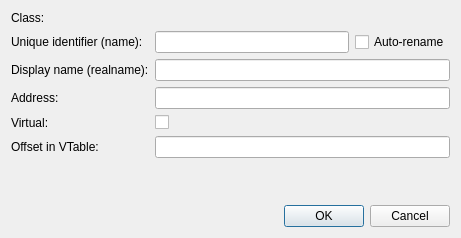
<?xml version="1.0" encoding="UTF-8"?>
<ui version="4.0">
 <class>EditMethodDialog</class>
 <widget class="QDialog" name="EditMethodDialog">
  <property name="windowModality">
   <enum>Qt::NonModal</enum>
  </property>
  <property name="geometry">
   <rect>
    <x>0</x>
    <y>0</y>
    <width>461</width>
    <height>238</height>
   </rect>
  </property>
  <property name="windowTitle">
   <string notr="true">Method</string>
  </property>
  <layout class="QVBoxLayout" name="verticalLayout">
   <item>
    <layout class="QFormLayout" name="formLayout">
     <item row="0" column="0">
      <widget class="QLabel" name="label">
       <property name="text">
        <string>Class:</string>
       </property>
      </widget>
     </item>
     <item row="1" column="0">
      <widget class="QLabel" name="nameLabel">
       <property name="text">
        <string>Unique identifier (name):</string>
       </property>
      </widget>
     </item>
     <item row="1" column="1">
      <layout class="QHBoxLayout" name="horizontalLayout">
       <item>
        <widget class="QLineEdit" name="nameEdit"/>
       </item>
       <item>
        <widget class="QCheckBox" name="autoRenameCheckBox">
         <property name="text">
          <string>Auto-rename</string>
         </property>
         <property name="checked">
          <bool>false</bool>
         </property>
        </widget>
       </item>
      </layout>
     </item>
     <item row="2" column="0">
      <widget class="QLabel" name="realNameLabel">
       <property name="text">
        <string>Display name (realname):</string>
       </property>
      </widget>
     </item>
     <item row="2" column="1">
      <widget class="QLineEdit" name="realNameEdit"/>
     </item>
     <item row="3" column="0">
      <widget class="QLabel" name="addressLabel">
       <property name="text">
        <string>Address:</string>
       </property>
      </widget>
     </item>
     <item row="3" column="1">
      <widget class="QLineEdit" name="addressEdit"/>
     </item>
     <item row="4" column="0">
      <widget class="QLabel" name="virtualLabel">
       <property name="text">
        <string>Virtual:</string>
       </property>
      </widget>
     </item>
     <item row="4" column="1">
      <widget class="QCheckBox" name="virtualCheckBox">
       <property name="text">
        <string/>
       </property>
      </widget>
     </item>
     <item row="5" column="0">
      <widget class="QLabel" name="vtableOffsetLabel">
       <property name="text">
        <string>Offset in VTable:</string>
       </property>
      </widget>
     </item>
     <item row="5" column="1">
      <widget class="QLineEdit" name="vtableOffsetEdit"/>
     </item>
    </layout>
   </item>
   <item>
    <widget class="QDialogButtonBox" name="buttonBox">
     <property name="orientation">
      <enum>Qt::Horizontal</enum>
     </property>
     <property name="standardButtons">
      <set>QDialogButtonBox::Cancel|QDialogButtonBox::Ok</set>
     </property>
    </widget>
   </item>
  </layout>
 </widget>
 <tabstops>
  <tabstop>nameEdit</tabstop>
  <tabstop>autoRenameCheckBox</tabstop>
  <tabstop>realNameEdit</tabstop>
  <tabstop>addressEdit</tabstop>
  <tabstop>virtualCheckBox</tabstop>
  <tabstop>vtableOffsetEdit</tabstop>
 </tabstops>
 <resources/>
 <connections>
  <connection>
   <sender>buttonBox</sender>
   <signal>accepted()</signal>
   <receiver>EditMethodDialog</receiver>
   <slot>accept()</slot>
   <hints>
    <hint type="sourcelabel">
     <x>248</x>
     <y>254</y>
    </hint>
    <hint type="destinationlabel">
     <x>157</x>
     <y>274</y>
    </hint>
   </hints>
  </connection>
  <connection>
   <sender>buttonBox</sender>
   <signal>rejected()</signal>
   <receiver>EditMethodDialog</receiver>
   <slot>reject()</slot>
   <hints>
    <hint type="sourcelabel">
     <x>316</x>
     <y>260</y>
    </hint>
    <hint type="destinationlabel">
     <x>286</x>
     <y>274</y>
    </hint>
   </hints>
  </connection>
 </connections>
</ui>
